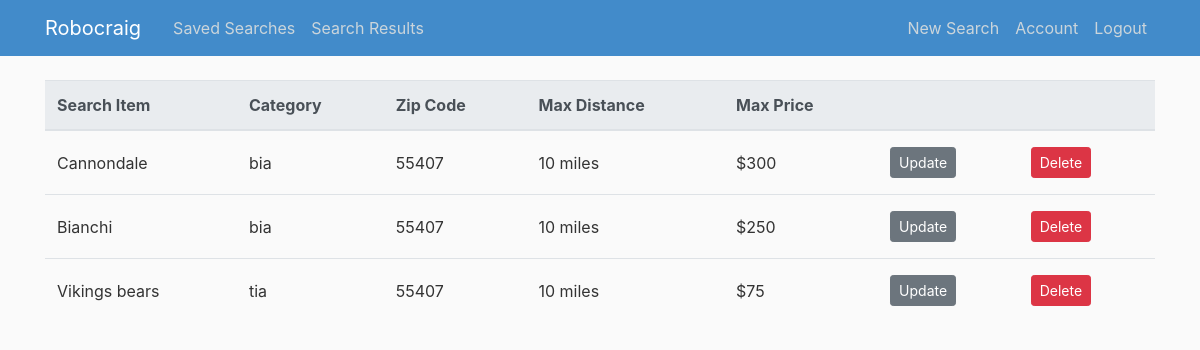
/users/aaaa (signed in), run on an earlier commit of the app's database.
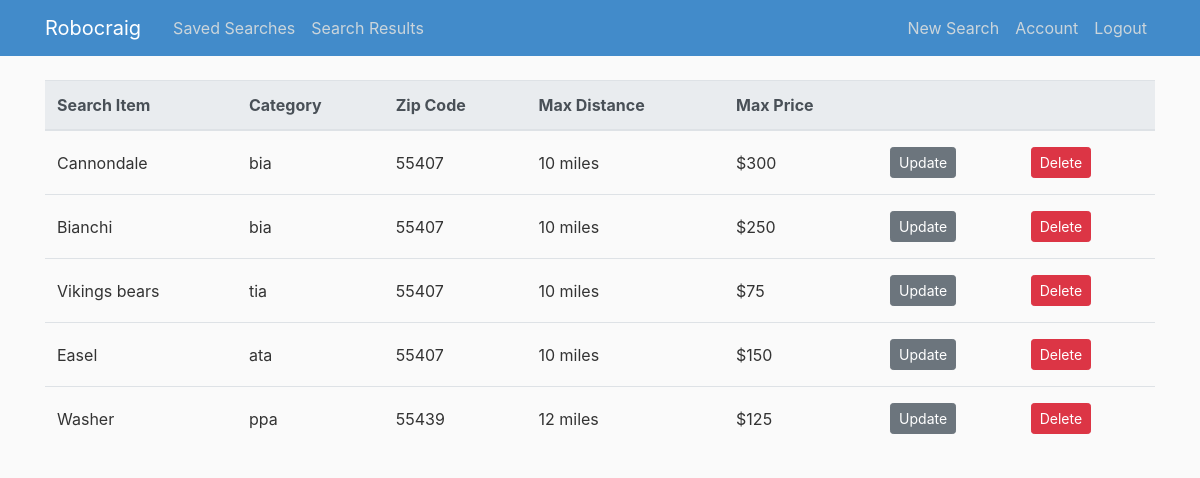
And on a later commit of the database.
### RoboCraig/models.py (models this page shows, shortened)
class Searcher (db.Model):
    id = db.Column(db.Integer, primary_key=True)
    category = db.Column(db.String(20), nullable=False)
    search_term = db.Column(db.String(50), nullable=False)
    zip_code = db.Column(db.String(10), nullable=False)  #Might need this to be int, or validate to 5 digits
    max_distance = db.Column(db.String(10), nullable=False)
    max_price = db.Column(db.String(10), nullable=False)
    user_id = db.Column(db.Integer, db.ForeignKey('user.id'), nullable=False)       #This is making a reference to the user_id in the users table

### RoboCraig/routes.py (the view)
@app.route("/users/<string:username>")  #This is the main home route for a logged in user.  It will display their saved searches
def user_searches(username):
    user = User.query.filter_by(username=username).first_or_404()  #giving the function the username attribute returns the username of the current_user
    searches = Searcher.query.filter_by(author=user)   #Using this username, it retrieves a list of their Searcher objects
    if current_user == user:        #Will only render the template if the user is logged in.  Otherwise, they receive a 403
        return render_template('user_searches.html', searches=searches, user=user, username=username)
    else:
        abort(403)

### RoboCraig/models.py (called while the page is built)
@login_manager.user_loader
def load_user(user_id):
    return User.query.get(int(user_id))

### RoboCraig/templates/user_searches.html
{% extends "layout.html" %}
{% block content %}
    <table class="table table-hover">
            <thead class="thead-light">
                <tr>
                    <th scope="col">Search Item</th>
                    <th scope="col">Category</th>
                    <th scope="col">Zip Code</th>
                    <th scope="col">Max Distance</th>
                    <th scope="col">Max Price</th>
                    <th scope="col"></th>
                    <th scope="col"></th>
                </tr>
            </thead>
            <tbody>
            {% for hs in searches %}
            <tr>
                    <td>{{ hs.search_term }}</td>
                    <td>{{ hs.category}}</td>
                    <td>{{ hs.zip_code }}</td>
                    <td>{{ hs.max_distance }} miles</td>
                    <td>${{ hs.max_price }}</td>
                    <td><a class="btn btn-secondary btn-sm mt-1 mb-1" href="{{ url_for('update_search', search_id = hs.id) }}">Update</a></td>
                    <td>
                        <form action="{{ url_for('delete_search', search_id=hs.id) }}" method="POST">
                            <input class="btn btn-danger btn-sm m-1" type = "submit" value="Delete">
                        </form>
                    </td>
                </tr>
            {% endfor %}
            </tbody>
    </table>
{% endblock content %}

What changed in the data, as far as the page shows it:
added Searcher: search_term "Easel", category "ata", zip_code "55407", max_distance "10", max_price "150"
added Searcher: search_term "Washer", category "ppa", zip_code "55439", max_distance "12", max_price "125"
